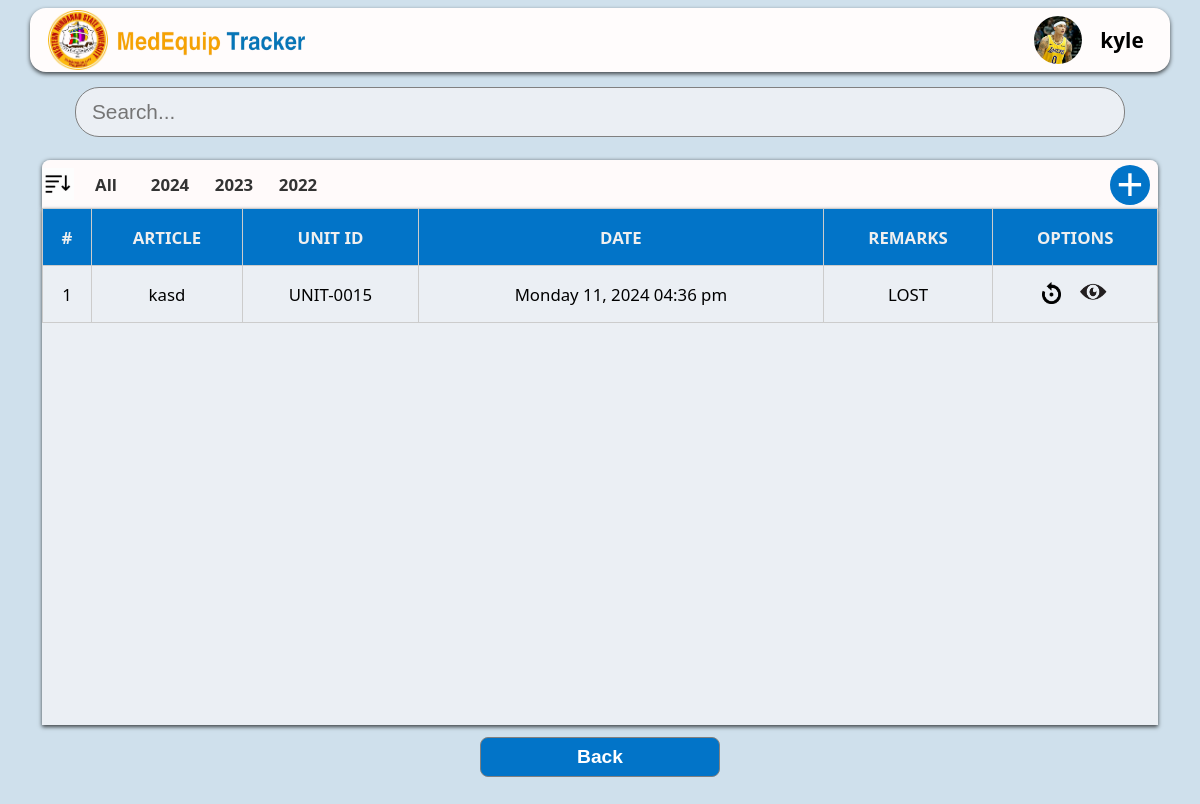
Page /admin panel/bin.php?id=1 (signed in) on the committed database.
### tables this page shows
CREATE TABLE `users` (
  `id` int(11) NOT NULL,
  `fullname` varchar(255) NOT NULL,
  `email` varchar(255) NOT NULL,
  `password` varchar(255) NOT NULL,
  `role` enum('admin','user','anonymous') NOT NULL DEFAULT 'anonymous',
  `contact` varchar(15) DEFAULT NULL,
  `department` varchar(255) DEFAULT NULL,
  `profile_img` varchar(255) DEFAULT NULL,
  `username` varchar(255) DEFAULT NULL,
  `gender` varchar(10) DEFAULT NULL,
  `address` varchar(100) DEFAULT NULL
);

CREATE TABLE `approved_report` (
  `approved_ID` int(11) NOT NULL,
  `user_ID` int(11) NOT NULL,
  `article` text DEFAULT NULL,
  `unit_ID` varchar(255) DEFAULT NULL,
  `unit_issue` varchar(255) DEFAULT NULL,
  `timestamp` timestamp NOT NULL DEFAULT current_timestamp()
);

### functions/header.php (called while the page is built)
<?php
include_once "../dbConfig/dbconnect.php";
$userID = isset($_GET['id']) ? $_GET['id'] : null;
function getUserInfo($conn, $userID) {
    $sql = "SELECT * FROM users WHERE id = '$userID'";
    $result = $conn->query($sql);
    if ($result && $result->num_rows > 0) {
        return $result->fetch_assoc();
    } else {
        return null;
    }
}
$userInfo = getUserInfo($conn, $userID);
?>

### admin panel/bin.php (the view, shortened to what this page needs)
<?php
include_once "../dbConfig/dbconnect.php";
include_once "../functions/header.php";
?>
<!DOCTYPE html>
<html lang="en">
<head>
    <link rel="stylesheet" href="../assets/css/index.css">
    <link rel="stylesheet" href="../assets/css/recycle.css">
    <link rel="stylesheet" href="../assets/css/sidebarShow.css">
</head>
<body id="body">
    <div class="container1">
        <div class="headerContainer">
        <div class="subHeaderContainer">
                <div class="imageContainer">
                    <div class="subImageContainer">
                        <img class="image" src="../assets/img/medLogo.png" alt="">
                    </div>
                    <div class="nameContainer">
                        <img class="system-name" src="../assets/img/system-name.png" alt="">
                    </div>
                </div>
                <div class="profileContainer">
                    <div class="subProfileContainer" id="profileContainer">
                        <?php
                            if (!empty($userInfo['profile_img'])) {
                                echo '<img class="headerImg" src="../uploads/' . $userInfo['profile_img'] . '" alt="Profile Image">';
                            } else {
                                echo '<img class="headerImg" src="../assets/img/person-circle.png" alt="Mountain Placeholder">';
                            }
                        ?>
                        </div>
                        <div class="subProfileContainer">
                        <p class="adminName"><?php echo $userInfo['username'] ?? ''; ?></p>
                    </div>
                </div>
            </div>
        </div>
        <div class="container">
            <div class="searchBarContainer">
                <input class="searchBar" type="text" id="searchInput" placeholder="Search..." oninput="liveSearch()">
            </div>
            <div class="filterContainer">
                <div class="subFilterContainer">
                    <div class="sortContainer">
                        <img class="sort" src="../assets/img/th (2).jpg" alt="">
                    </div>
                    <div class="filter" onclick="filterByYear('all')">
                        <p class="year">All</p>
                    </div>
                    <div class="filter" onclick="filterByYear(2024)">
                        <p class="year">2024</p>
                    </div>
                    <div class="filter" onclick="filterByYear(2023)">
                        <p class="year">2023</p>
                    </div>
                    <div class="filter" onclick="filterByYear(2022)">
                        <p class="year">2022</p>
                    </div>
                    <div class="med-icon">
                        <h1>+</h1>
                    </div>
                </div>
            </div>
           <div class="tableContainer">
                <table>
                    <thead>
                        <tr>
                            <th>#</th>
                            <th>ARTICLE</th>
                            <th>UNIT ID</th>
                            <th>DATE</th>
                            <th>REMARKS</th>
                            <th>OPTIONS</th>
                        </tr>
                    </thead>
                    <tbody">
                        <?php
                            $query = "SELECT approved_ID, user_ID, article, unit_ID, unit_issue, timestamp FROM approved_report";
                            $result = mysqli_query($conn, $query);
                            if ($result && mysqli_num_rows($result) > 0) {
                                $count = 1;
                                while ($row = mysqli_fetch_assoc($result)) {
                                    $article = $row['article'];
                                    $query_equipment = "SELECT equipment_ID FROM equipment WHERE article = '$article'";
                                    $result_equipment = mysqli_query($conn, $query_equipment);
                                    if ($result_equipment && mysqli_num_rows($result_equipment) > 0) {
                                        $row_equipment = mysqli_fetch_assoc($result_equipment);
                                    }
                                    $user_ID = $row['user_ID'];
                                    $query_user = "SELECT fullname FROM users WHERE id = '$user_ID'";
                                    $result_user = mysqli_query($conn, $query_user);
                                    if ($result_user && mysqli_num_rows($result_user) > 0) {
                                        $row_user = mysqli_fetch_assoc($result_user);
                                    }
                                    $formatted_timestamp = date("l j, Y h:i a", strtotime($row['timestamp']));
                                    echo "<tr>";
                                    echo "<td>{$count}</td>";
                                    echo "<td>" . $row['article'] . "</td>";
                                    echo "<td>" . $row['unit_ID'] . "</td>";
                                    echo "<td>" . $formatted_timestamp . "</td>";
                                    echo "<td>" . $row['unit_issue'] . "</td>";
                                    echo "<td class='actionContainer'>";
                                    echo "<img src='../assets/img/restore.png' alt='View' class='action-img' id='restore' style='width: 1.2rem; height: 0.5.rem; margin-right: 1rem;' data-unitid='{$row['unit_ID']}' data-article='{$row['article']}'
                                            data-fullname='{$row_user['fullname']}' data-equipmentid='{$row_equipment['equipment_ID']}' data-userid='{$user_ID}'>";
                                    echo "<a href='viewApprovedReport.php?approved_ID={$row['approved_ID']}&id={$userID}'><img src='../assets/img/view.png' alt='View' class='action-img' style='width: 2rem; height: 1.5rem;'></a>";
                                    echo "</td>";
                                    echo "</tr>";
                                    $count++;
                                }
                            } else {
                                echo "<tr><td colspan='6'>No records found</td></tr>";
                            }
                        ?>
                </table>
            </div>
            <div class="buttonContainer1">
                <a href="../admin panel/setting.php?id=<?php echo $userID; ?>">
                    <button class="button2" id="btn1">Back</button>
                </a>
            </div>
        </div>
    </div>
</body>
</html>

### assets/css/index.css (style rules this page uses)
* { margin: 0; padding: 0; }
body { background: rgb(207, 224, 236); font-family: system-ui, -apple-system; }
.headerContainer { height: 5rem; width: 100%; display: flex; justify-content: center; align-items: center; }
.subHeaderContainer { height: 4rem; width: 93%; border-radius: 1rem; backdrop-filter: blur(1rem); background-color: rgb(255,252,252); display: flex; flex-direction: row; justify-content: space-between; box-shadow: 0 2px 4px rgba(0, 0, 0, 0.7); }
.imageContainer { height: 100%; width: 12rem; display: flex; flex-direction: row; }
.subImageContainer { height: 100%; width: 3rem; margin-left: 1rem; display: flex; justify-content: center; align-items: center; }
.nameContainer { margin-left: 0.3rem; }
.nameContainer img { width: 14rem; height: 2.5rem; display: none; }
.profileContainer { height: 100%; width: 12rem; display: flex; flex-direction: row; justify-content: right; cursor: pointer; }
.subProfileContainer { height: 100%; width: 4rem; display: flex; justify-content: center; align-items: center; }
.headerImg { border-radius: 5rem; width: 3rem; height: 3rem; }
.profileContainer p { font-size: 1.3rem; }
.image { height: 3.7rem; }
.adminName, .userName { display: none; }
.container { height: 91vh; display: flex; flex-direction: column; align-items: center; }
.searchBarContainer { height: 4rem; width: 100%; display: flex; justify-content: center; align-items: center; }
.searchBar { height: 3rem; width: 86%; border-radius: 1.5rem; border: solid gray 1px; padding-left: 1rem; font-size: 1.3rem; background-color: rgba(255, 250, 250, 0.582); }
.filterContainer { height: 3rem; width: 100%; margin-top: 1rem; display: flex; justify-content: center; align-items: center; }
.subFilterContainer { height: 100%; width: 93%; background-color: snow; border-radius: 0.5rem 0.5rem 0rem 0rem; overflow-y: auto; display: flex; flex-direction: row; box-shadow: 0 1px 4px rgba(0, 0, 0, 0.7); }
.sortContainer { height: 100%; width: 2rem; display: flex; justify-content: center; align-items: center; cursor: pointer; }
.sort { height: 2rem; }
.filter { height: 100%; width: 4rem; display: flex; justify-content: center; align-items: center; cursor: pointer; color: #333; }
.year { font-size: 1.05rem; font-weight: bold; }
.med-icon { height: 2.5rem; width: 2.5rem; border: none; border-radius: 2rem; background-color: rgb(2, 116, 200); margin-left: auto; margin-right: 0.5rem; margin-top: 0.3rem; display: flex; align-items: center; justify-content: center; }
.med-icon h1 { font-size: 3rem; font-family: fantasy; color: #fff; }
.tableContainer { height: 70%; width: 93%; background-color: rgba(255, 250, 250, 0.582); overflow-x: auto; box-shadow: 0 2px 4px rgba(0, 0, 0, 0.7); }
th { background-color: rgb(2, 116, 200); }
@media only screen and (min-width: 1025px) and (max-width: 1440px) { .subHeaderContainer { width: 95%; display: flex; justify-content: space-between; } }
@media only screen and (min-width: 1025px) and (max-width: 1440px) { .adminName, .userName { display: block; } }
@media only screen and (min-width: 1025px) and (max-width: 1440px) { .nameContainer img { justify-content: center; align-items: center; width: 12rem; font-size: 1.3rem; display: block; } }
@media only screen and (min-width: 1025px) and (max-width: 1440px) { .nameContainer { display: block; margin-top: 0.9rem; } }
@media only screen and (min-width: 1025px) and (max-width: 1440px) { .adminName, .userName { font-weight: bold; font-size: 1.5rem; } }
@media only screen and (min-width: 1025px) and (max-width: 1440px) { .profileContainer { padding-right: 1rem; } }
@media only screen and (min-width: 1025px) and (max-width: 1440px) { .imageContainer { width: 18rem; } }
@media only screen and (min-width: 1025px) and (max-width: 1440px) { .subImageContainer { width: 4rem; } }
@media only screen and (min-width: 1025px) and (max-width: 1440px) { .tableContainer { height: 71%; width: 93%; background-color: rgba(255, 250, 250, 0.582); overflow-x: auto; } }
@media only screen and (min-width: 1025px) and (max-width: 1440px) { table { border-collapse: collapse; text-align: center; width: 100%; } }
@media only screen and (min-width: 1025px) and (max-width: 1440px) { th { background-color: rgb(2, 116, 200); color: rgb(239,239,239); } }
@media only screen and (min-width: 1025px) and (max-width: 1440px) { th, td { border: solid #ccc 0.2px; height: 2.5rem; padding: 0.5rem; justify-content: center; align-items: center; font-size: 1.05rem; } }

### assets/css/sidebarShow.css (style rules this page uses)
a { text-decoration: none; color: #000; }

### rows in the picture
users: profile_img (picture), username "kyle"
approved_report: article "kasd", unit_ID "UNIT-0015", timestamp "Monday 11, 2024 04:36 pm", unit_issue "LOST"
